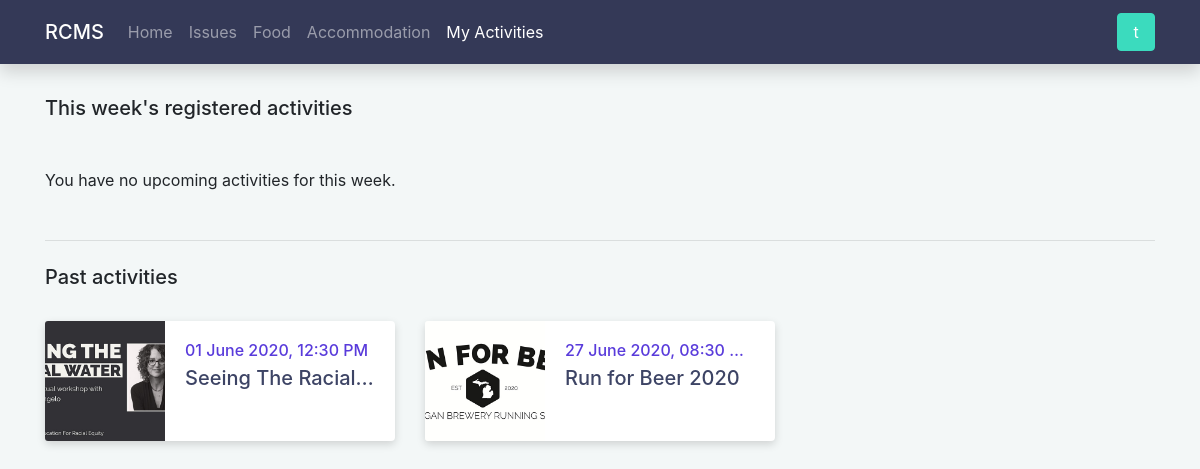
The page /my-activities (signed in) on the database as committed earlier.
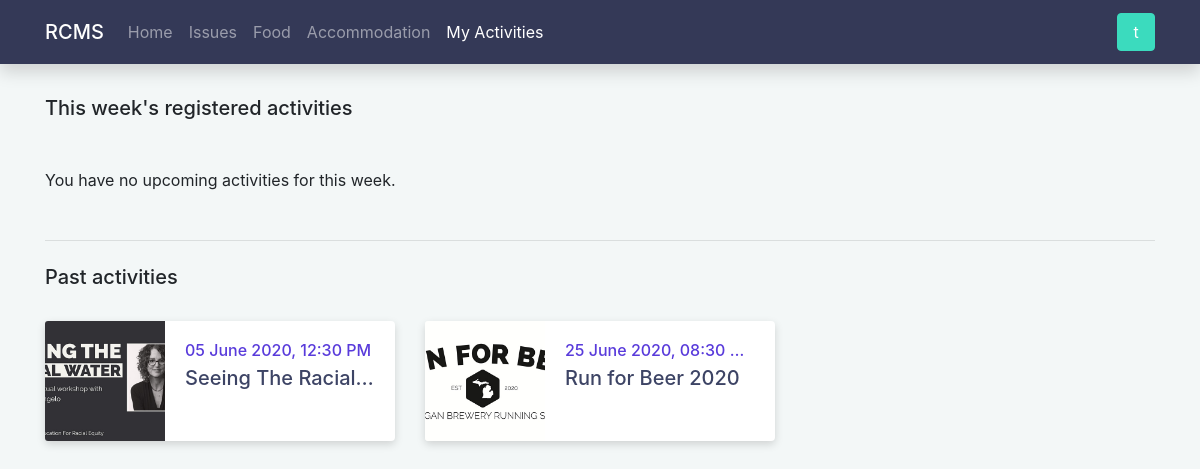
The same page on the database as committed later.
### tables this page shows
CREATE TABLE user_activity
(
    user_id     INTEGER UNSIGNED NOT NULL,
    activity_id INTEGER UNSIGNED NOT NULL,
    created_at  TIMESTAMP        NOT NULL DEFAULT CURRENT_TIMESTAMP,
    PRIMARY KEY (user_id, activity_id),
    FOREIGN KEY (user_id) REFERENCES student (id) ON DELETE CASCADE ON UPDATE CASCADE,
    FOREIGN KEY (activity_id) REFERENCES activity (id) ON DELETE CASCADE ON UPDATE CASCADE
);

CREATE TABLE activity
(
    id                    INTEGER UNSIGNED AUTO_INCREMENT PRIMARY KEY,
    name                  VARCHAR(200)  NOT NULL,
    img                   VARCHAR(2083) NOT NULL,
    venue                 VARCHAR(200)  NOT NULL,
    description           VARCHAR(5000) NOT NULL,
    activity_date         DATETIME      NOT NULL,
    registration_deadline DATETIME      NOT NULL
);

### src/models/UserActivityModel.php (called while the page is built, shortened)
<?php
class UserActivityModel
{
    private PDO $connection;
    public function __construct(PDO $connection)
    {
        $this->connection = $connection;
    }
    public function getAllRegisteredActivities(int $userId): array
    {
        try {
            $stmt = $this->connection->prepare('SELECT activity_id, img, name, activity_date FROM user_activity INNER JOIN activity ON user_activity.activity_id = activity.id WHERE user_activity.user_id = ? ORDER BY activity_date');
            $stmt->execute([$userId]);
            $data = $stmt->fetchAll();
            return $data;
        } catch (PDOException $exception) {
            error_log('UserActivityModel: getAllRegisteredActivities: ' . $exception->getMessage() . 'userId: ' . $userId);
            throw $exception;
        }
    }
}

### src/models/Database.php (called while the page is built, shortened)
<?php
class Database
{
    private ?PDO $connection;
    private string $dbname;
    private string $username;
    private string $password;
    private string $host;
    private string $port;
    private string $charset;
    public function __construct(string $dbname, string $username, string $password, string $host = 'localhost', string $port = '3306', string $charset = 'utf8mb4')
    {
        $this->dbname = $dbname;
        $this->username = $username;
        $this->password = $password;
        $this->host = $host;
        $this->port = $port;
        $this->charset = $charset;
    }
    public function getConnection(): PDO
    {
        if (!isset($this->connection)) {
            $dsn = "mysql:dbname=$this->dbname;host=$this->host;port=$this->port;charset=$this->charset";
            $options = [
                PDO::ATTR_DEFAULT_FETCH_MODE => PDO::FETCH_ASSOC,
                PDO::ATTR_ERRMODE => PDO::ERRMODE_EXCEPTION,
                PDO::ATTR_EMULATE_PREPARES => false,
                PDO::MYSQL_ATTR_FOUND_ROWS => true,
            ];
            try {
                $this->connection = new PDO($dsn, $this->username, $this->password, $options);
            } catch (PDOException $e) {
                throw $e;
            }
        }
        return $this->connection;
    }
}

### src/modules/activity/my-activities.php (the view, shortened to what the changed rows need)
<?php
include '../src/templates/header.php';
include '../src/models/UserActivityModel.php';
if (isset($_SESSION['user_id'])) {
    $db = new Database(DATABASE_NAME, DATABASE_USERNAME, DATABASE_PASSWORD);
    $server_err = false;
    try {
        $user_activity_model = new UserActivityModel($db->getConnection());
        $registered_activities = $user_activity_model->getAllRegisteredActivities($_SESSION['user_id']);
    } catch (PDOException $exception) {
        $server_err = true;
    }
    if (!empty($registered_activities)) {
        $this_week_activities = [];
        $past_activities = [];
        $next_monday = date('Y-m-d', strtotime('monday next week'));
        $today = date('Y-m-d');
        foreach ($registered_activities as $key => $value) {
            if ($value['activity_date'] < $today) {
                array_push($past_activities, $value);
                unset($registered_activities[$key]);
            } else if ($value['activity_date'] < $next_monday) {
                array_push($this_week_activities, $value);
                unset($registered_activities[$key]);
            }
        }
    }
}
?>
<main class="container">
    <?php if (isset($_SESSION['user_id'])) : ?>
        <?php if (!$server_err) : ?>
            <?php if (!empty($registered_activities) || !empty($this_week_activities) || !empty($past_activities)): ?>
                <?php if (!empty($past_activities)): ?>
                    <div class="row">
                        <?php foreach ($past_activities as $activity) : ?>
                            <div class="col-lg-4">
                                <div class="card raised-card flex-row mt-4">
                                    <img class="card-img-left" src="<?= $activity['img'] ?>">
                                    <div class="card-body details-sm">
                                        <h6 class="card-title text-truncate text-primary-purple "><?= date('d F Y, h:i A ', strtotime($activity['activity_date'])) ?></h6>
                                        <h5 class="card-subtitle text-truncate text-primary"><?= $activity['name'] ?></h5>
                                    </div>
                                </div>
                            </div>
                        <?php endforeach; ?>
                    </div>
                <?php endif; ?>
            <?php endif; ?>
        <?php else: include '../src/templates/server_err.php'; endif; ?>
    <?php else : include '../src/templates/acc_req.php'; endif; ?>
</main>
<?php include '../src/templates/footer.php' ?>

Rows that differ between the two databases and show on the page:
changed through a linked row, user_activity "Seeing The Racial…": activity.activity_date "01 June 2020, 12:30 PM" → "05 June 2020, 12:30 PM"
changed through a linked row, user_activity: activity.activity_date "27 June 2020, 08:30 AM" → "25 June 2020, 08:30 AM"
